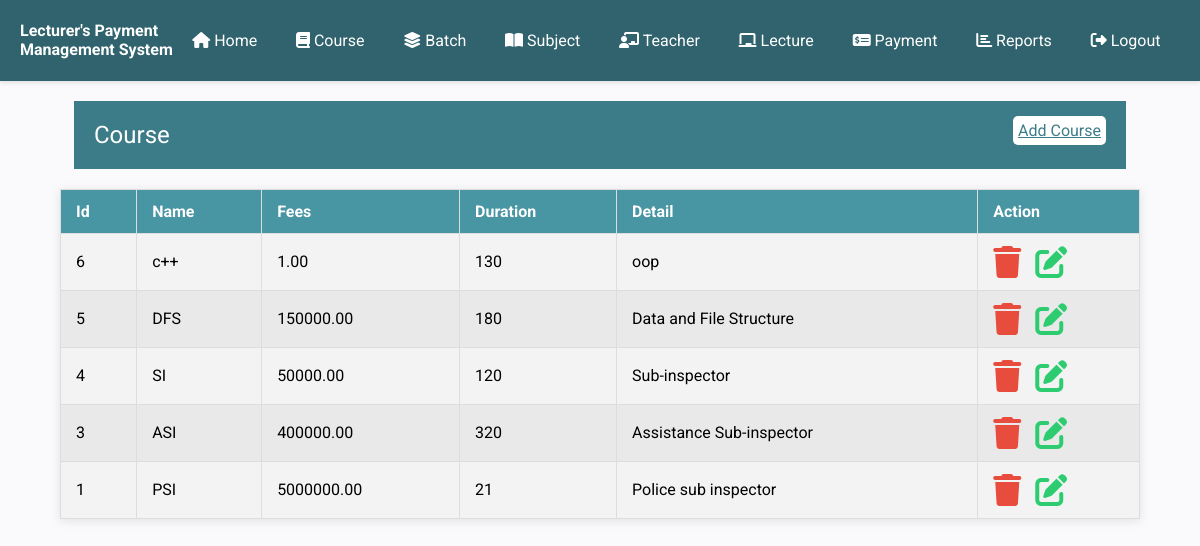
/course.php (signed in), run on the app's committed database.
### tables this page shows
CREATE TABLE IF NOT EXISTS `course` (
  `id` int(11) NOT NULL AUTO_INCREMENT,
  `title` varchar(255) NOT NULL,
  `fees` decimal(10,2) NOT NULL,
  `duration` varchar(50) DEFAULT NULL,
  `description` text,
  `isdeleted` int(1) NOT NULL DEFAULT '0',
  PRIMARY KEY (`id`)
);

### course.php (the view, shortened to what this page needs)
<?php
require_once('inc/connection.php');
require_once('inc/header-part.php');
?>
</head>
<body>
    <?php require_once('inc/menu.php'); ?>
    <div class="heading">
        <div>
            <span>Course</span>
            <span><a href="add_course.php">Add Course</a></span>
        </div>
    </div>
    <div class="container">
        <table align="center" class="data">
            <thead>
                <tr>
                    <th>Id</th>
                    <th>Name</th>
                    <th>Fees</th>
                    <th>Duration</th>
                    <th>Detail</th>
                    <th width='15%'>Action</th>
                </tr>
            </thead>
            <tbody>
                <?php
                $sql = "select * from course where isdeleted=0 order by id desc";
                $cmd = $db->prepare($sql);
                $cmd->execute();
                while ($row = $cmd->fetch()) {
                ?>
                    <tr>
                        <td><?php echo $row['id']; ?></td>
                        <td><?php echo $row['title']; ?></td>
                        <td><?php echo $row['fees']; ?></td>
                        <td><?php echo $row['duration']; ?></td>
                        <td><?php echo $row['description']; ?></td>
                        <td>
                            <a title='delete course' class='delete'><i class="fa fa-trash fa-2x"></i></a>
                            <a href="edit_course.php?courseid=<?=  $row['id']; ?>"> <i class="fa fa-edit fa-2x"></i></a>
                        </td>
                    </tr>
                <?php
                }
                ?>
            </tbody>
        </table>
    </div>
</body>

### style.css (style rules this page uses)
body { font-family: 'Roboto', sans-serif; background-color: #fafafc; margin: 0; padding: 0; }
table { width: 90%; border-collapse: collapse; margin: 20px auto; box-shadow: 0 2px 10px rgba(0, 0, 0, 0.1); background-color: #fff; }
table thead tr { background-color: #4895a3; color: #ffffff; text-align: left; }
table th, table td { padding: 12px 15px; border: 1px solid #dddddd; }
table tbody tr:nth-child(odd) { background-color: #f3f3f3; }
table tbody tr:nth-child(even) { background-color: #e9e9e9; }
table a { color: #34dbc5; text-decoration: none; margin-right: 10px; }
.container { width: 100%; max-width: 1200px; margin: 0 auto; }
.fa-edit { color: #2ecc71; }
.fa-trash { color: #e74c3c; }
.heading { width: 86%; margin: auto; background-color: #3c7c88; margin-bottom: 20px; margin-top: 20px; padding: 10px; color: white; }
.heading>div { display: flex; justify-content: space-between; }
.heading>div>span>a { background-color: white; padding: 5px; border-radius: 5px; color: #3c7c88; }
.heading>* { padding: 10px; }
.heading>div>span:first-child { font-size: 1.5rem; }

### data on the page
course: id "6", title "c++", fees "1.00", duration "130", description "oop"
course: id "5", title "DFS", fees "150000.00", duration "180", description "Data and File Structure"
course: id "4", title "SI", fees "50000.00", duration "120", description "Sub-inspector"
course: id "3", title "ASI", fees "400000.00", duration "320", description "Assistance Sub-inspector"
course: id "1", title "PSI", fees "5000000.00", duration "21", description "Police sub inspector"
